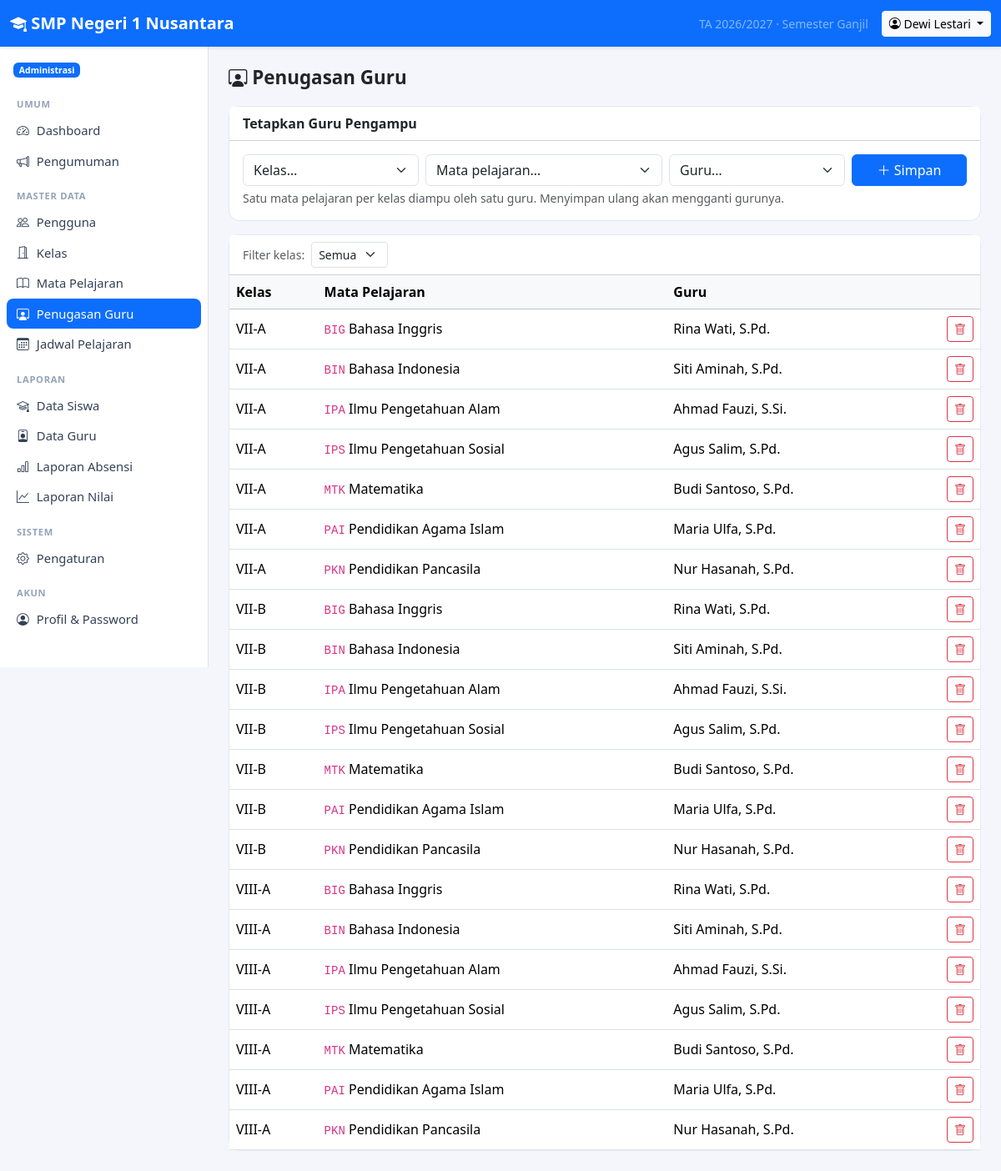
Page /index.php?r=admin/penugasan (signed in) on the committed database.
### tables this page shows
CREATE TABLE `settings` (
  `skey` varchar(50) NOT NULL,
  `svalue` text DEFAULT NULL,
  PRIMARY KEY (`skey`)
);

CREATE TABLE `users` (
  `id` int(11) NOT NULL AUTO_INCREMENT,
  `username` varchar(50) NOT NULL,
  `password_hash` varchar(255) NOT NULL,
  `name` varchar(100) NOT NULL,
  `role` varchar(20) NOT NULL,
  `nip` varchar(30) DEFAULT NULL,
  `email` varchar(100) DEFAULT NULL,
  `phone` varchar(30) DEFAULT NULL,
  `active` int(11) NOT NULL DEFAULT 1,
  `created_at` datetime DEFAULT current_timestamp(),
  PRIMARY KEY (`id`),
  UNIQUE KEY `username` (`username`),
  KEY `idx_users_role` (`role`)
);

CREATE TABLE `teaching_assignments` (
  `id` int(11) NOT NULL AUTO_INCREMENT,
  `teacher_id` int(11) NOT NULL,
  `class_id` int(11) NOT NULL,
  `subject_id` int(11) NOT NULL,
  PRIMARY KEY (`id`),
  UNIQUE KEY `class_id` (`class_id`,`subject_id`),
  KEY `teacher_id` (`teacher_id`),
  KEY `subject_id` (`subject_id`),
  CONSTRAINT `teaching_assignments_ibfk_1` FOREIGN KEY (`teacher_id`) REFERENCES `users` (`id`) ON DELETE CASCADE,
  CONSTRAINT `teaching_assignments_ibfk_2` FOREIGN KEY (`class_id`) REFERENCES `classes` (`id`) ON DELETE CASCADE,
  CONSTRAINT `teaching_assignments_ibfk_3` FOREIGN KEY (`subject_id`) REFERENCES `subjects` (`id`) ON DELETE CASCADE
);

CREATE TABLE `classes` (
  `id` int(11) NOT NULL AUTO_INCREMENT,
  `name` varchar(50) NOT NULL,
  `level` int(11) NOT NULL,
  `homeroom_teacher_id` int(11) DEFAULT NULL,
  PRIMARY KEY (`id`),
  UNIQUE KEY `name` (`name`),
  KEY `homeroom_teacher_id` (`homeroom_teacher_id`),
  CONSTRAINT `classes_ibfk_1` FOREIGN KEY (`homeroom_teacher_id`) REFERENCES `users` (`id`) ON DELETE SET NULL
);

CREATE TABLE `subjects` (
  `id` int(11) NOT NULL AUTO_INCREMENT,
  `code` varchar(20) NOT NULL,
  `name` varchar(100) NOT NULL,
  `kkm` int(11) NOT NULL DEFAULT 75,
  PRIMARY KEY (`id`),
  UNIQUE KEY `code` (`code`)
);

### app/controllers/admin.php (called while the page is built, shortened)
<?php
function admin_assignments(): void
{
    $classId = param_int('class_id');
    $sql = 'SELECT ta.*, u.name AS teacher, c.name AS class_name, s.name AS subject, s.code
            FROM teaching_assignments ta JOIN users u ON u.id = ta.teacher_id
            JOIN classes c ON c.id = ta.class_id JOIN subjects s ON s.id = ta.subject_id';
    $params = [];
    render('admin/assignments', [
        'assignments' => db_all($sql . ' ORDER BY c.level, c.name, s.code', $params),
        'teachers'    => db_all("SELECT id, name, role FROM users WHERE role IN ('guru','wali_kelas') AND active = 1 ORDER BY name"),
        'classes'     => db_all('SELECT id, name FROM classes ORDER BY level, name'),
        'subjects'    => db_all('SELECT id, code, name FROM subjects ORDER BY code'),
        'classId'     => $classId,
    ], 'Penugasan Guru');
}

### public/index.php (called while the page is built, shortened)
<?php
$routes = require BASE_PATH . '/app/routes.php';
$route  = trim(param('r'), '/');
[$file, $handler, $roles] = $routes[$route];
if ($roles !== null) {
    $roles === [] ? require_login() : require_role(...$roles);
}
try {
    $handler();
} catch (Throwable $e) {
    error_log((string) $e);
    if (config('debug')) {
        throw $e;
    }
    abort(500, 'Terjadi kesalahan pada server. Silakan coba lagi.');
}

### app/db.php (called while the page is built, shortened)
<?php
function db(): PDO
{
    static $pdo = null;
    if ($pdo instanceof PDO) {
        return $pdo;
    }
    $c = config('db');
    $options = [
        PDO::ATTR_ERRMODE            => PDO::ERRMODE_EXCEPTION,
        PDO::ATTR_DEFAULT_FETCH_MODE => PDO::FETCH_ASSOC,
        PDO::ATTR_EMULATE_PREPARES   => false,
    ];
    try {
        if ($c['driver'] === 'mysql') {
            $dsn = sprintf('mysql:host=%s;port=%s;dbname=%s;charset=utf8mb4', $c['host'], $c['port'], $c['name']);
            $pdo = new PDO($dsn, $c['user'], $c['pass'], $options);
            $pdo->exec("SET time_zone = '" . date('P') . "'");
        } else {
            $pdo = new PDO('sqlite:' . $c['sqlite_path'], null, null, $options);
            $pdo->exec('PRAGMA foreign_keys = ON');
            $pdo->exec('PRAGMA journal_mode = WAL');
        }
    } catch (PDOException $e) {
        if (PHP_SAPI === 'cli') {
            throw $e;
        }
        error_log((string) $e);
        while (ob_get_level() > 0) {
            ob_end_clean();
        }
        http_response_code(500);
        exit('<!doctype html><html lang="id"><meta charset="utf-8"><meta name="viewport" content="width=device-width, initial-scale=1">'
            . '<title>Database tidak terhubung</title>'
            . '<body style="font-family:system-ui,sans-serif;background:#f4f6fb;margin:0;padding:16px">'
            . '<div style="max-width:640px;margin:64px auto;background:#fff;border:1px solid #e5e7eb;border-radius:12px;padding:28px">'
            . '<h2 style="margin-top:0;color:#b91c1c">Tidak dapat terhubung ke database</h2>'
            . '<p>Aplikasi tidak bisa tersambung ke server database. Periksa hal berikut:</p><ol style="line-height:1.7">'
            . '<li>Nama database, user, dan password di <code>config.local.php</code> (atau <code>config.php</code>) sudah benar.</li>'
            . '<li>User database sudah ditambahkan ke database dengan hak <em>ALL PRIVILEGES</em>.</li>'
            . '<li>File <code>database/sekolah_mysql_kosong.sql</code> atau <code>sekolah_mysql.sql</code> sudah di-import.</li>'
            . '<li>Server MySQL/MariaDB sedang berjalan.</li></ol>'
            . '<p style="color:#64748b;font-size:14px;margin-bottom:0">Detail kesalahan dicatat di log error server.</p></div></body></html>');
    }
    return $pdo;
}
function db_query(string $sql, array $params = []): PDOStatement
{
    $st = db()->prepare($sql);
    $st->execute($params);
    return $st;
}
function db_one(string $sql, array $params = []): ?array
{
    $row = db_query($sql, $params)->fetch();
    return $row === false ? null : $row;
}
function db_all(string $sql, array $params = []): array
{
    return db_query($sql, $params)->fetchAll();
}

### app/auth.php (called while the page is built, shortened)
<?php
function current_user(): ?array
{
    static $user = false;
    if ($user !== false) {
        return $user;
    }
    $uid = $_SESSION['uid'] ?? null;
    $user = $uid ? db_one('SELECT * FROM users WHERE id = ? AND active = 1', [$uid]) : null;
    return $user;
}
function require_login(): array
{
    $u = current_user();
    return $u;
}
function require_role(string ...$roles): array
{
    $u = require_login();
    return $u;
}

### app/menu.php (called while the page is built, shortened)
<?php
function menu_for(string $role): array
{
    $common = ['Umum' => [
        ['Dashboard', '', 'speedometer2'],
        ['Pengumuman', 'pengumuman', 'megaphone'],
    ]];
    $teaching = ['Mengajar' => [
        ['Jadwal Mengajar', 'guru/jadwal', 'calendar-week'],
        ['Input Absensi', 'guru/absensi', 'clipboard-check'],
        ['Input Nilai', 'guru/nilai', 'pencil-square'],
    ]];
    return $common + ($menus[$role] ?? []) + ['Akun' => [['Profil & Password', 'profil', 'person-circle']]];
}

### app/views/admin/assignments.php (the view, shortened to what this page needs)
<div class="page-header"><h1><i class="bi bi-person-workspace"></i> Penugasan Guru</h1></div>
<div class="card mb-3">
    <div class="card-header bg-white fw-semibold">Tetapkan Guru Pengampu</div>
    <div class="card-body">
        <form method="post" class="row g-2">
            <div class="col-md-3"><select class="form-select" name="class_id" required>
                <option value="">Kelas…</option>
            </select></div>
            <div class="col-md-4"><select class="form-select" name="subject_id" required>
                <option value="">Mata pelajaran…</option>
            </select></div>
            <div class="col-md-3"><select class="form-select" name="teacher_id" required>
                <option value="">Guru…</option>
            </select></div>
            <div class="col-md-2"><button class="btn btn-primary w-100"><i class="bi bi-plus-lg"></i> Simpan</button></div>
        </form>
        <div class="form-text">Satu mata pelajaran per kelas diampu oleh satu guru. Menyimpan ulang akan mengganti gurunya.</div>
    </div>
</div>
<div class="card">
    <div class="card-header bg-white">
        <form method="get" class="d-flex gap-2 align-items-center">
            <span class="small text-muted">Filter kelas:</span>
            <select class="form-select form-select-sm w-auto" name="class_id" onchange="this.form.submit()">
                <option value="">Semua</option>
            </select>
        </form>
    </div>
    <div class="table-responsive"><table class="table table-hover mb-0">
        <thead class="table-light"><tr><th>Kelas</th><th>Mata Pelajaran</th><th>Guru</th><th></th></tr></thead>
        <tbody>
        <?php foreach ($assignments as $a): ?>
            <tr><td><?= e($a['class_name']) ?></td><td><code><?= e($a['code']) ?></code> <?= e($a['subject']) ?></td><td><?= e($a['teacher']) ?></td>
                <td class="text-end"><?= delete_button('admin/penugasan/hapus', (int) $a['id'], 'Hapus penugasan ini? Jadwal dan nilai terkait akan ikut terhapus.') ?></td></tr>
        <?php endforeach; if (!$assignments) echo empty_row(4); ?>
        </tbody>
    </table></div>
</div>

### app/helpers.php (shortened to what this page needs)
<?php
function config(string $key, mixed $default = null): mixed
{
    $value = $GLOBALS['config'];
    foreach (explode('.', $key) as $part) {
        $value = $value[$part];
    }
    return $value;
}
function e(mixed $value): string
{
    return htmlspecialchars((string) ($value ?? ''), ENT_QUOTES, 'UTF-8');
}
function url(string $route = '', array $params = []): string
{
    $query = $route !== '' ? ['r' => $route] + $params : $params;
    return 'index.php' . ($query ? '?' . http_build_query($query) : '');
}
function csrf_token(): string
{
    return $_SESSION['csrf'];
}
function csrf_field(): string
{
    return '<input type="hidden" name="_csrf" value="' . e(csrf_token()) . '">';
}
function param(string $key, string $default = ''): string
{
    $v = $_GET[$key] ?? $default;
    return is_string($v) ? trim($v) : $default;
}
function render(string $view, array $data = [], string $title = ''): void
{
    extract($data, EXTR_SKIP);
    require BASE_PATH . '/app/views/' . $view . '.php';
    $content = ob_get_clean();
    require BASE_PATH . '/app/views/layout.php';
}
function role_label(string $role): string
{
    return ROLES[$role] ?? $role;
}
function setting(string $key, string $default = ''): string
{
    static $cache = null;
    if ($cache === null) {
        $cache = [];
        foreach (db_all('SELECT skey, svalue FROM settings') as $row) {
            $cache[$row['skey']] = (string) $row['svalue'];
        }
    }
    return $cache[$key] ?? $default;
}
function period(): array
{
    return [
        'year'     => setting('academic_year', date('Y') . '/' . (date('Y') + 1)),
        'semester' => setting('semester', 'Ganjil'),
    ];
}
function delete_button(string $route, int $id, string $confirm = 'Hapus data ini?', string $label = ''): string
{
    return '<form method="post" action="' . e(url($route)) . '" class="d-inline" data-confirm="' . e($confirm) . '">'
        . csrf_field() . '<input type="hidden" name="id" value="' . $id . '">'
        . '<button class="btn btn-sm btn-outline-danger" title="Hapus"><i class="bi bi-trash"></i>' . ($label ? ' ' . e($label) : '') . '</button></form>';
}

### app/views/layout.php (shortened to what this page needs)
<?php
$me = current_user();
$currentRoute = trim(param('r'), '/');
$schoolName = setting('school_name', config('app_name'));
$p = period();
?>
<!doctype html>
<html lang="id">
<head>
    <link href="assets/vendor/bootstrap/bootstrap.min.css" rel="stylesheet">
    <link href="assets/vendor/bootstrap-icons/bootstrap-icons.min.css" rel="stylesheet">
    <link href="assets/app.css" rel="stylesheet">
</head>
<body>
<?php if ($me): ?>
<nav class="navbar navbar-dark bg-primary sticky-top shadow-sm d-print-none">
    <div class="container-fluid">
        <a class="navbar-brand fw-semibold me-auto" href="<?= url() ?>"><i class="bi bi-mortarboard-fill"></i> <?= e($schoolName) ?></a>
        <span class="navbar-text text-white-50 small d-none d-md-inline me-3">
            TA <?= e($p['year']) ?> · Semester <?= e($p['semester']) ?>
        </span>
        <div class="dropdown">
            <button class="btn btn-sm btn-light dropdown-toggle" data-bs-toggle="dropdown">
                <i class="bi bi-person-circle"></i> <span class="d-none d-sm-inline"><?= e($me['name']) ?></span>
            </button>
        </div>
    </div>
</nav>
<div class="d-flex">
    <aside class="offcanvas-lg offcanvas-start sidebar border-end bg-body d-print-none" tabindex="-1" id="sidebar">
        <div class="offcanvas-body d-block p-2">
            <div class="px-2 py-2 mb-2 small">
                <span class="badge text-bg-primary"><?= e(role_label($me['role'])) ?></span>
            </div>
            <?php foreach (menu_for($me['role']) as $section => $items): ?>
                <div class="menu-section"><?= e($section) ?></div>
                <ul class="nav nav-pills flex-column mb-2">
                    <?php foreach ($items as [$label, $route, $icon]):
                        $active = $currentRoute === $route || ($route !== '' && str_starts_with($currentRoute, $route . '/')); ?>
                        <li class="nav-item">
                            <a class="nav-link<?= $active ? ' active' : '' ?>" href="<?= url($route) ?>">
                                <i class="bi bi-<?= e($icon) ?>"></i> <?= e($label) ?>
                            </a>
                        </li>
                    <?php endforeach; ?>
                </ul>
            <?php endforeach; ?>
        </div>
    </aside>
    <main class="flex-grow-1 p-3 p-md-4 main-content">
        <?= $content ?>
    </main>
</div>
<?php else: ?>
    <?= $content ?>
<?php endif; ?>
</body>
</html>

### public/assets/app.css (style rules this page uses)
body { background: #f4f6fb; }
.sidebar { width: 250px; flex-shrink: 0; min-height: calc(100vh - 56px); }
@media (min-width: 992px) { .sidebar { position: sticky; top: 56px; height: calc(100vh - 56px); overflow-y: auto; } }
.sidebar .nav-link { color: #334155; border-radius: .5rem; padding: .45rem .75rem; font-size: .925rem; }
.sidebar .nav-link.active { background: var(--bs-primary); color: #fff; }
.sidebar .nav-link i { width: 1.25rem; display: inline-block; }
.menu-section { font-size: .7rem; text-transform: uppercase; letter-spacing: .06em; color: #94a3b8; padding: .5rem .75rem .25rem; font-weight: 600; }
.main-content { min-width: 0; }
.card { border-radius: .8rem; border-color: #e5e7eb; }
.table > :not(caption) > * > * { vertical-align: middle; }
.page-header { display: flex; flex-wrap: wrap; gap: .75rem; justify-content: space-between; align-items: center; margin-bottom: 1.25rem; }
.page-header h1 { font-size: 1.4rem; margin: 0; font-weight: 600; }

### rows in the picture
settings: skey "2026/2027", skey "Ganjil"
users: name "Dewi Lestari", role "Administrasi"
teaching_assignments: class.name "VII-A", subject.code "BIG", subject.name "Bahasa Inggris", teacher.name "Rina Wati, S.Pd."
teaching_assignments: class.name "VII-A", subject.code "BIN", subject.name "Bahasa Indonesia", teacher.name "Siti Aminah, S.Pd."
teaching_assignments: class.name "VII-A", subject.code "IPA", subject.name "Ilmu Pengetahuan Alam", teacher.name "Ahmad Fauzi, S.Si."
teaching_assignments: class.name "VII-A", subject.code "IPS", subject.name "Ilmu Pengetahuan Sosial", teacher.name "Agus Salim, S.Pd."
teaching_assignments: class.name "VII-A", subject.code "MTK", subject.name "Matematika", teacher.name "Budi Santoso, S.Pd."
teaching_assignments: class.name "VII-A", subject.code "PAI", subject.name "Pendidikan Agama Islam", teacher.name "Maria Ulfa, S.Pd."
teaching_assignments: class.name "VII-A", subject.code "PKN", subject.name "Pendidikan Pancasila", teacher.name "Nur Hasanah, S.Pd."
teaching_assignments: class.name "VII-B", subject.code "BIG", subject.name "Bahasa Inggris", teacher.name "Rina Wati, S.Pd."
teaching_assignments: class.name "VII-B", subject.code "BIN", subject.name "Bahasa Indonesia", teacher.name "Siti Aminah, S.Pd."
teaching_assignments: class.name "VII-B", subject.code "IPA", subject.name "Ilmu Pengetahuan Alam", teacher.name "Ahmad Fauzi, S.Si."
teaching_assignments: class.name "VII-B", subject.code "IPS", subject.name "Ilmu Pengetahuan Sosial", teacher.name "Agus Salim, S.Pd."
teaching_assignments: class.name "VII-B", subject.code "MTK", subject.name "Matematika", teacher.name "Budi Santoso, S.Pd."
teaching_assignments: class.name "VII-B", subject.code "PAI", subject.name "Pendidikan Agama Islam", teacher.name "Maria Ulfa, S.Pd."
teaching_assignments: class.name "VII-B", subject.code "PKN", subject.name "Pendidikan Pancasila", teacher.name "Nur Hasanah, S.Pd."
teaching_assignments: class.name "VIII-A", subject.code "BIG", subject.name "Bahasa Inggris", teacher.name "Rina Wati, S.Pd."
teaching_assignments: class.name "VIII-A", subject.code "BIN", subject.name "Bahasa Indonesia", teacher.name "Siti Aminah, S.Pd."
teaching_assignments: class.name "VIII-A", subject.code "IPA", subject.name "Ilmu Pengetahuan Alam", teacher.name "Ahmad Fauzi, S.Si."
teaching_assignments: class.name "VIII-A", subject.code "IPS", subject.name "Ilmu Pengetahuan Sosial", teacher.name "Agus Salim, S.Pd."
teaching_assignments: class.name "VIII-A", subject.code "MTK", subject.name "Matematika", teacher.name "Budi Santoso, S.Pd."
teaching_assignments: class.name "VIII-A", subject.code "PAI", subject.name "Pendidikan Agama Islam", teacher.name "Maria Ulfa, S.Pd."
teaching_assignments: class.name "VIII-A", subject.code "PKN", subject.name "Pendidikan Pancasila", teacher.name "Nur Hasanah, S.Pd."

### other values in the picture
$schoolName "SMP Negeri 1 Nusantara"
$section "UMUM"
$label "Dashboard"
$label "Pengumuman"
$section "MASTER DATA"
$label "Pengguna"
$label "Kelas"
$label "Mata Pelajaran"
$label "Penugasan Guru"
$label "Jadwal Pelajaran"
$section "LAPORAN"
$label "Data Siswa"
$label "Data Guru"
$label "Laporan Absensi"
$label "Laporan Nilai"
